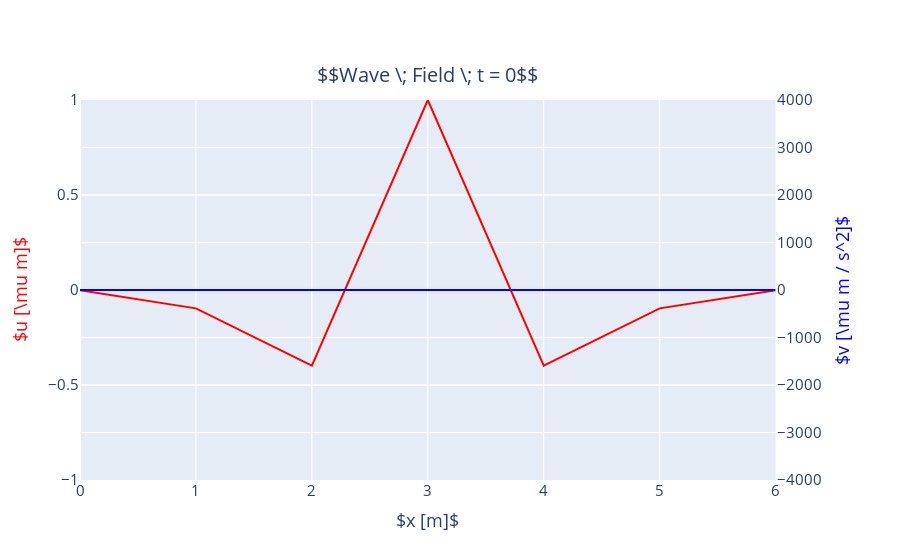

Write notebook code for a chart like this one.
### Code cell
plot_uv(parameters_1['u'], parameters_1['v'],0, plot_v=True)

### Figure 1 — Plotly figure (JSON) as saved in the notebook; plotly's stock layout.template omitted (floating-point values rounded to 4 significant figures)
{"data": [{"line": {"color": "blue"}, "mode": "lines", "name": "$v [\\mu m / s^2]$", "showlegend": false, "type": "scatter", "x": [0, 1, 2, 3, 4, 5, 6], "xaxis": "x", "y": [0, 0, 0, 0, 0, 0, 0], "yaxis": "y2"}, {"line": {"color": "red"}, "mode": "lines", "name": "$u [\\mu m]$", "showlegend": false, "type": "scatter", "x": [0, 1, 2, 3, 4, 5, 6], "xaxis": "x", "y": [-0.0009693, -0.09673, -0.3985, 1, -0.3985, -0.09673, -0.0009693], "yaxis": "y"}], "layout": {"annotations": [{"font": {"size": 20}, "showarrow": false, "text": "$$Wave \\; Field \\; t = 0$$", "x": 0.47, "xanchor": "center", "xref": "paper", "y": 1, "yanchor": "bottom", "yref": "paper", "yshift": 10}], "font": {"size": 15}, "xaxis": {"anchor": "y", "domain": [0, 0.94], "title": {"text": "$x [m]$"}}, "yaxis": {"anchor": "x", "domain": [0, 1], "exponentformat": "e", "range": [-1, 1], "showexponent": "all", "title": {"font": {"color": "red"}, "text": "$u [\\mu m]$"}}, "yaxis2": {"anchor": "x", "exponentformat": "e", "overlaying": "y", "range": [-4000, 4000], "showexponent": "all", "side": "right", "title": {"font": {"color": "blue"}, "text": "$v [\\mu m / s^2]$"}}}}
